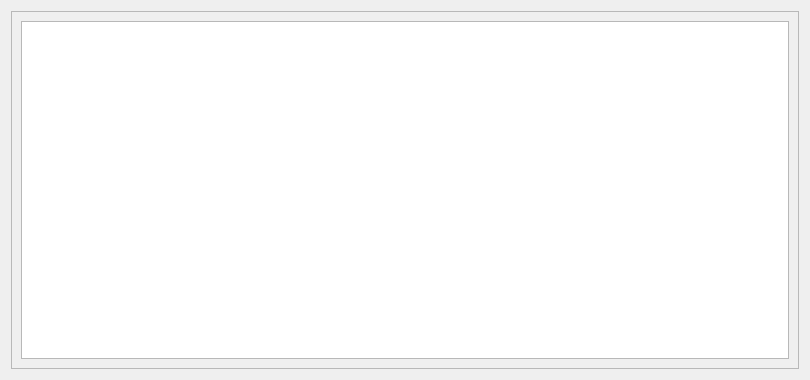
<?xml version="1.0" encoding="UTF-8"?>
<ui version="4.0">
 <class>MessageWidget</class>
 <widget class="QWidget" name="MessageWidget">
  <property name="geometry">
   <rect>
    <x>0</x>
    <y>0</y>
    <width>810</width>
    <height>380</height>
   </rect>
  </property>
  <property name="minimumSize">
   <size>
    <width>810</width>
    <height>380</height>
   </size>
  </property>
  <property name="windowTitle">
   <string>Журнал событий</string>
  </property>
  <property name="windowIcon">
   <iconset>
    <normaloff>../../icons/icon.png</normaloff>../../icons/icon.png</iconset>
  </property>
  <property name="styleSheet">
   <string notr="true"/>
  </property>
  <layout class="QVBoxLayout" name="verticalLayout_2">
   <item>
    <widget class="QFrame" name="MFrame">
     <property name="frameShape">
      <enum>QFrame::Shape::StyledPanel</enum>
     </property>
     <property name="frameShadow">
      <enum>QFrame::Shadow::Raised</enum>
     </property>
     <layout class="QVBoxLayout" name="verticalLayout">
      <item>
       <widget class="QTextEdit" name="MessageTextEdit">
        <property name="readOnly">
         <bool>true</bool>
        </property>
       </widget>
      </item>
     </layout>
    </widget>
   </item>
  </layout>
 </widget>
 <resources/>
 <connections/>
</ui>
